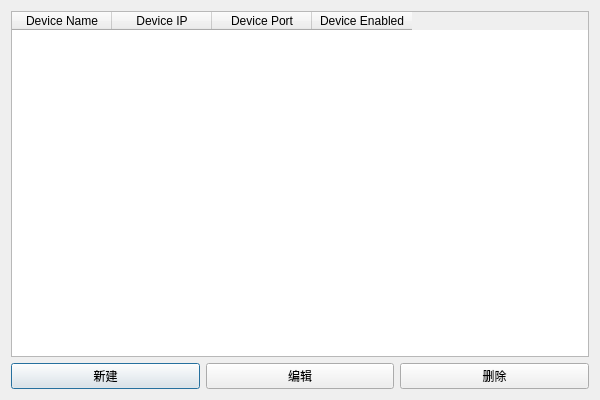
<?xml version="1.0" encoding="UTF-8"?>
<ui version="4.0">
 <class>DeviceManagerMain</class>
 <widget class="QDialog" name="DeviceManagerMain">
  <property name="geometry">
   <rect>
    <x>0</x>
    <y>0</y>
    <width>600</width>
    <height>400</height>
   </rect>
  </property>
  <property name="windowTitle">
   <string>设备列表</string>
  </property>
  <layout class="QVBoxLayout" name="verticalLayout">
   <item>
    <widget class="QTableWidget" name="tableWidgetDevices">
     <property name="rowCount">
      <number>0</number>
     </property>
     <property name="columnCount">
      <number>4</number>
     </property>
     <column>
      <property name="text">
       <string>Device Name</string>
      </property>
     </column>
     <column>
      <property name="text">
       <string>Device IP</string>
      </property>
     </column>
     <column>
      <property name="text">
       <string>Device Port</string>
      </property>
     </column>
     <column>
      <property name="text">
       <string>Device Enabled</string>
      </property>
     </column>
    </widget>
   </item>
   <item>
    <layout class="QHBoxLayout" name="horizontalLayout">
     <item>
      <widget class="QPushButton" name="pushButtonNew">
       <property name="text">
        <string>新建</string>
       </property>
      </widget>
     </item>
     <item>
      <widget class="QPushButton" name="pushButtonEdit">
       <property name="text">
        <string>编辑</string>
       </property>
      </widget>
     </item>
     <item>
      <widget class="QPushButton" name="pushButtonDelete">
       <property name="text">
        <string>删除</string>
       </property>
      </widget>
     </item>
    </layout>
   </item>
  </layout>
 </widget>
 <resources/>
 <connections/>
</ui>
